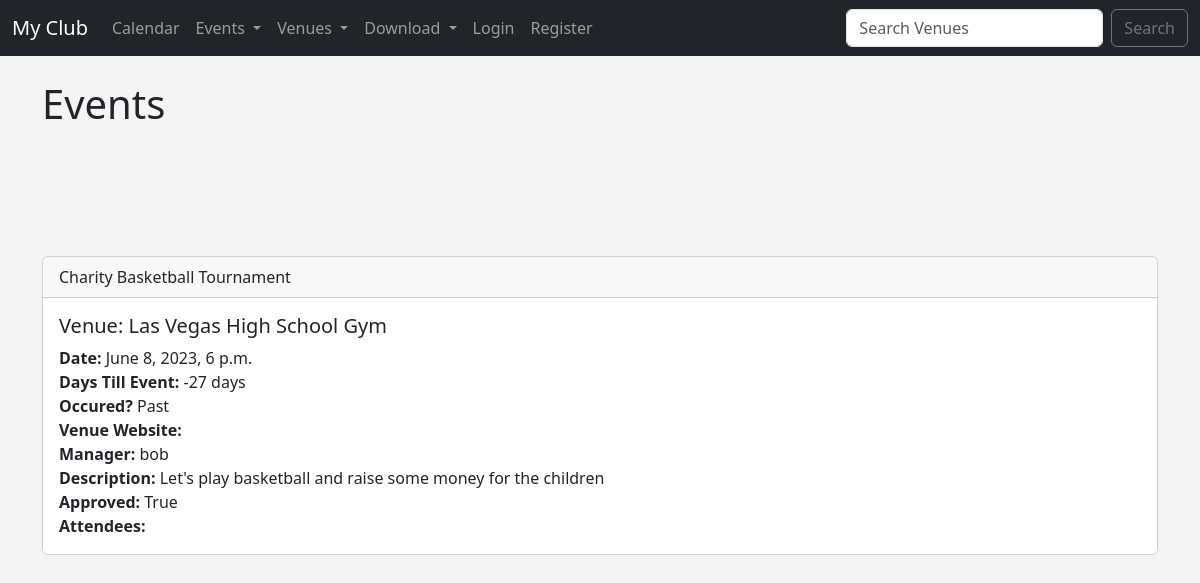
Before: /events with the older database file.
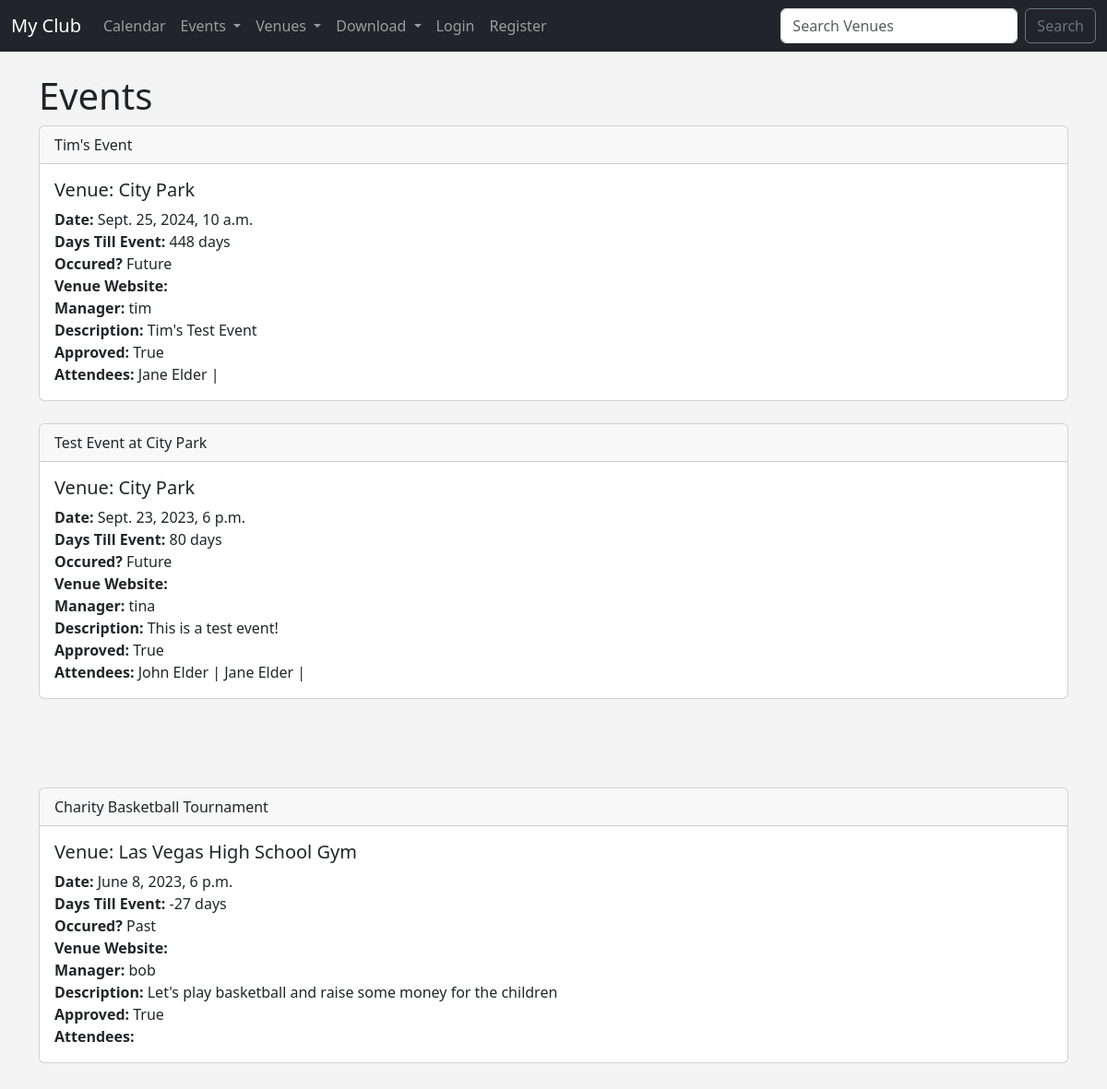
After: the same page with the newer database file.
### events/models.py (models this page shows)
class Event(models.Model):
	name = models.CharField('Event Name', max_length=120)
	event_date = models.DateTimeField('Event Date')
	venue = models.ForeignKey(Venue, blank=True, null=True, on_delete=models.CASCADE)
	manager = models.ForeignKey(User, blank=True, null=True, on_delete=models.SET_NULL)
	description = models.TextField(blank=True)
	attendees = models.ManyToManyField(MyClubUser, blank=True)
	approved = models.BooleanField("Approved", default=False)
	def __str__(self):
		return self.name
	@property
	def Days_till(self):
		today = date.today()
		days_till = self.event_date.date() - today
		days_till_stripped = str(days_till).split(",", 1)[0]
		return days_till_stripped
	@property
	def Is_Past(self):
		today = date.today()
		if self.event_date.date() < today:
			thing = "Past"
		else:
			thing = "Future"
		return thing

class Venue(models.Model):
	name = models.CharField('Venue Name', max_length=120)
	address = models.CharField(max_length=300)
	zip_code = models.CharField('Zip Code', max_length=15)
	phone = models.CharField('Contact Phone', max_length=45, blank=True)
	web = models.URLField('Website Address', blank=True)
	email_address = models.EmailField('Email Address', blank=True)
	owner = models.IntegerField('Venue Owner', blank=False, default=1)
	venue_image = models.ImageField(null=True, blank=True, upload_to="images/")
	def __str__(self):
		return self.name

class MyClubUser(models.Model):
	first_name = models.CharField(max_length=30)
	last_name = models.CharField(max_length=30)
	email = models.EmailField('User Email')
	def __str__(self):
		return self.first_name + ' ' + self.last_name

### events/views.py (the view)
# urls.py: path('events', views.all_events, name="list-events"),
def all_events(request):
	event_list = Event.objects.all().order_by('-event_date')
	return render(request, 'events/event_list.html',
		{'event_list': event_list})

### events/templates/events/event_list.html (shortened to what this page needs)
{% extends 'events/base.html' %}
{% block content %}
	<h1>Events</h1>
{% for event in event_list %}
{% if event.approved %}
<div class="card">
  <div class="card-header">
    {{ event }}
  </div>
  <div class="card-body">
    <h5 class="card-title">Venue: {{ event.venue }}</h5>
    <p class="card-text">
		<strong>Date:</strong> {{ event.event_date }}<br/>
		<strong>Days Till Event:</strong> {{ event.Days_till }}<br/>
		<strong>Occured?</strong> {{ event.Is_Past }}<br/>
		<strong>Venue Website:</strong> {{ event.venue.web }}<br/>
		<strong>Manager:</strong> {{ event.manager }}<br/>
		<strong>Description:</strong> {{ event.description }}<br/>
		<strong>Approved:</strong> {{ event.approved }}<br/>
		<strong>Attendees:</strong>
		{% for user in event.attendees.all %}
		{{ user }} |
		{% endfor %}
    </p>
  </div>
</div>
{% endif %}
{% endfor %}
{% endblock %}

Changed rows visible on the page:
now on this page (row edited): Event: name "Tim's Event", venue "City Park", event_date "Sept. 25, 2024, 10 a.m.", Days_till "448 days", Is_Past "Future", manager "tim", description "Tim's Test Event", approved "True"
now on this page (row unchanged): MyClubUser: first_name+last_name "Jane Elder"
now on this page (row edited): Event: name "Test Event at City Park", venue "City Park", event_date "Sept. 23, 2023, 6 p.m.", Days_till "80 days", Is_Past "Future", manager "tina", description "This is a test event!", approved "True"
now on this page (row unchanged): MyClubUser: first_name+last_name "John Elder", shown under "Test Event at City Park"
